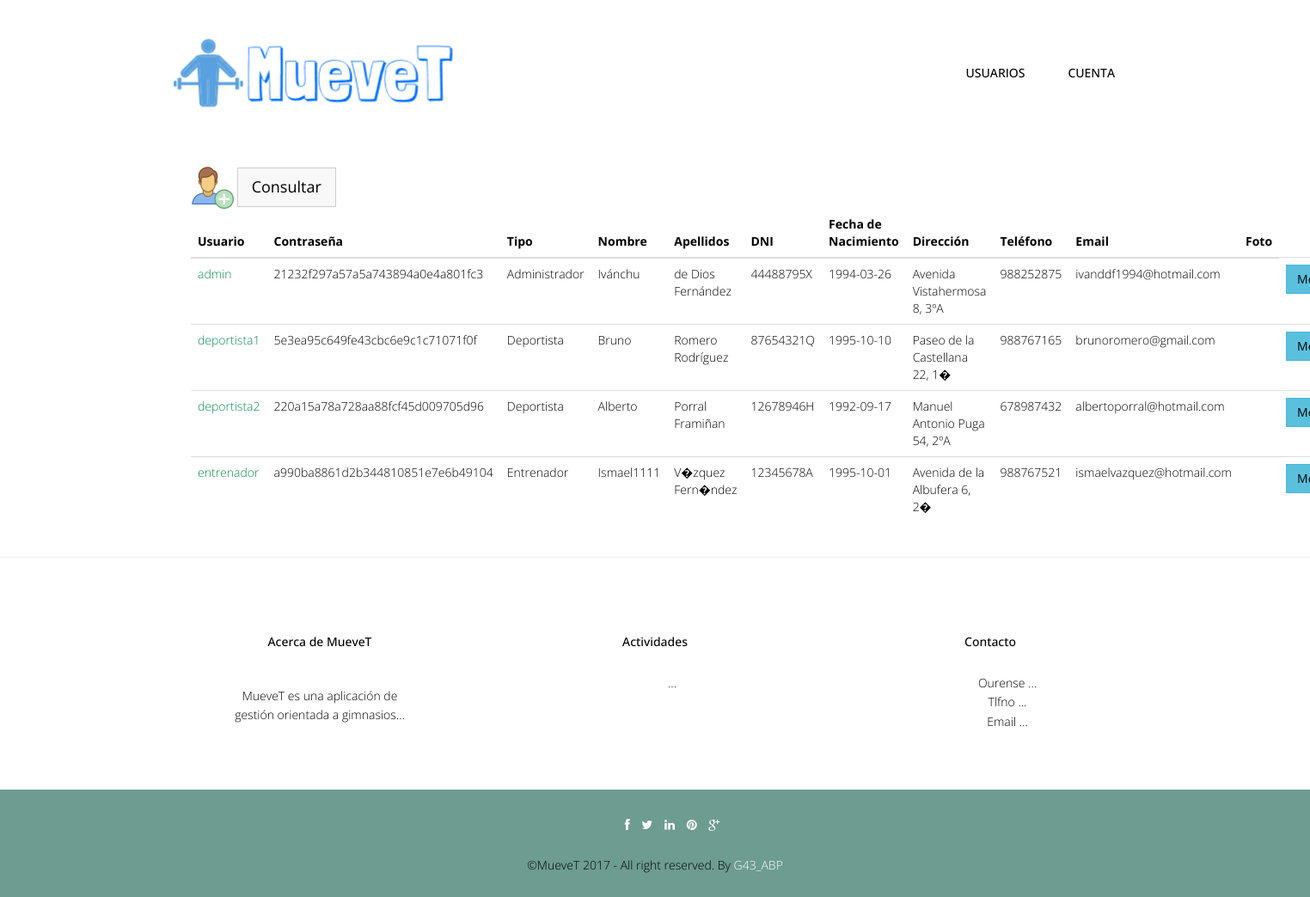
Screenshot of /abp/Controllers/USUARIO_Controller.php (signed in) with the database file from the repository.
### tables this page shows
CREATE TABLE IF NOT EXISTS `usuario` (
  `userName` varchar(20) NOT NULL,
  `password` varchar(128) NOT NULL,
  `tipoUsuario` int(10) NOT NULL,
  `nombre` varchar(20) NOT NULL,
  `apellidos` varchar(70) NOT NULL,
  `dni` varchar(9) NOT NULL,
  `fechaNac` date NOT NULL,
  `direccion` varchar(80) DEFAULT NULL,
  `telefono` int(15) DEFAULT NULL,
  `email` varchar(30) DEFAULT NULL,
  `foto` varchar(500) DEFAULT NULL
);

CREATE TABLE IF NOT EXISTS `rol` (
  `idRol` int(10) NOT NULL,
  `nombreRol` varchar(45) NOT NULL
);

### abp/Models/USUARIO_Model.php (called while the page is built, shortened)
<?php
include '../Functions/LibraryFunctions.php';
class USUARIO_Modelo {
    var $tipoUsuario;
    var $mysqli;
    function __construct($userName, $password, $tipoUsuario, $nombre, $apellidos, $dni, $fechaNac, $direccion, $telefono, $email, $foto, $cuentaBanc, $tipoDeportista, $metodoPago) {
        $this->tipoUsuario = $tipoUsuario;
    }
    function ConectarBD() {
        $this->mysqli = new mysqli("localhost", "root", "", "gymgest");
    }
    function ConsultarTodo() {
        if ($this->tipoUsuario == 2) {
            $sql = "SELECT * FROM USUARIO, ENTRENADOR WHERE tipoUsuario = '" . $this->tipoUsuario . "' AND USUARIO.userName=ENTRENADOR.userName";
        } else if ($this->tipoUsuario == 3) {
            $sql = "SELECT * FROM USUARIO, DEPORTISTA WHERE tipoUsuario = '" . $this->tipoUsuario . "' AND USUARIO.userName=DEPORTISTA.userName";
        } else {
            $sql = "SELECT * FROM USUARIO";
        }
        if (!($resultado = $this->mysqli->query($sql))) {
            return 'Error en la consulta sobre la base de datos';
        } else {
            $toret = array();
            $i = 0;
            while ($fila = $resultado->fetch_array()) {
                $toret[$i] = $fila;
                $i++;
            }
            return $toret;
        }
    }
}
?>

### abp/Views/USUARIO_SHOWALL_Vista.php (the view, shortened to what this page needs)
<?php
class USUARIO_Show {
    private $datos;
    function __construct($array, $volver) {
        $this->datos = $array;
        $this->render();
    }
    function render() {
        ?>
        <div class="container">
            <?php
            $lista = array('userName', 'password', 'tipoUsuario', 'nombre', 'apellidos', 'dni', 'fechaNac', 'direccion', 'telefono', 'email', 'foto');
            ?>
            <br><br>
            <div class="container">
                <div class="col-lg-12">
                    <a href='USUARIO_Controller.php?accion=<?php echo $strings['Seleccionar']; ?>'><img src="../img/useradd.png" width="50px" height="50px"></a>
                    <button type="button" class="btn btn-default btn-lg"><a href='USUARIO_Controller.php?accion=<?php echo $strings['Consultar']; ?>'><?php echo $strings['Consultar'] ?></a></button>
                    <table class="table">
                        <thead class="thead-dark">
                            <tr>
                                <?php
                                foreach ($lista as $titulo) {
                                    echo "<th>";
                                    echo $strings[$titulo];
                                    echo "</th>";
                                }
                                echo "</tr>";
                                echo "</thead>";
                                echo "<tbody>";
                                for ($j = 0; $j < count($this->datos); $j++) {
                                    echo "<tr>";
                                    foreach ($this->datos [$j] as $clave => $valor) {
                                        for ($i = 0; $i < count($lista); $i++) {
                                            if ($clave === $lista[$i]) {
                                                    echo "<td>";
                                                if (($clave === 'foto')) {
                                                    if (is_file($valor)) {
                                                        echo "<a target='_blank' href='" . $valor . "'>" . $strings['Ver'] . "</a>";
                                                        break;
                                                    }
                                                } if ($clave === 'tipoUsuario') {
                                                    echo $strings[ConsultarNOMRol($valor)];
                                                    break;
                                                }
                                                if ($clave === 'userName') {
                                                    ?>
                                            <a href='USUARIO_Controller.php?userName=<?php echo $this->datos[$j]['userName'] . '&accion=' . $strings['Ver']; ?>'><font color="#088A4B"><?php echo $valor; ?></font></a> <?php
                                        } else {
                                            echo $valor;
                                        }
                                        echo "</td>";
                                    }
                                }
                            }
                            ?>
                            <td><button type="button" class="btn btn-info"><a href='USUARIO_Controller.php?userName=<?php echo $this->datos[$j]['userName'] . '&accion=' . $strings['Modificar']; ?>'><?php echo $strings['Modificar']; ?></a></button></td>
                                    <?php
                                }
                                ?>
                        </tbody>
                    </table>
                </div>
            </div>
        </div>
        <?php
        include '../Views/footer.php';
    }
}

### abp/Views/header.php (shortened to what this page needs)
<!DOCTYPE html>
<html lang="en">
    <head>
        <link href="../css/bootstrap.min.css" rel="stylesheet">
        <link href="../css/responsive-slider.css" rel="stylesheet">
        <link rel="stylesheet" href="../css/animate.css">
        <link rel="stylesheet" href="../css/font-awesome.min.css">
        <link href="../css/style.css" rel="stylesheet">
    </head>
    <body>
        <header>
            <div class="container">
                <div class="row">
                    <nav class="navbar navbar-default" role="navigation">
                        <div class="container-fluid">
                            <div class="navbar-header">
                                <div class="navbar-brand">
                                    <br><a href="../index.php"><img src="../img/logo.png" width="325" height="80"></a>
                                </div>
                            </div>
                            <div class="menu">
                                <ul class="nav nav-tabs" role="tablist">
                                    <?php
                                    showNavbar();
                                    ?>
                                </ul>
                            </div>
                        </div>
                    </nav>
                </div>
            </div>
        </header>

### abp/Functions/LibraryFunctions.php (shortened to what this page needs)
<?php
function ConsultarNOMRol($idRol) {
    $mysqli = new mysqli("localhost", "root", "", "gymgest");
    $sql = "SELECT nombreRol FROM ROL WHERE idRol='" . $idRol . "'";
    $result = $mysqli->query($sql)->fetch_array();
    return $result['nombreRol'];
}
function añadirFuncionalidades($NOM) {
    $mysqli = new mysqli("localhost", "root", "", "gymgest");
    $rol = "SELECT tipoUsuario FROM USUARIO  WHERE userName='" . $NOM['login'] . "'";
    $sql = "SELECT DISTINCT categoriaFuncionalidad FROM FUNCIONALIDAD, FUNCIONALIDAD_ROL WHERE FUNCIONALIDAD_ROL.idFuncionalidad = FUNCIONALIDAD.idFuncionalidad AND FUNCIONALIDAD_ROL.idRol=(" . $rol . ")";
    if (!($resultado = $mysqli->query($sql))) {
        echo 'Error en la consulta sobre la base de datos';
    } else {
        while ($fila = $resultado->fetch_array()) {
            $funcionalidad = $fila['categoriaFuncionalidad'];
            switch ($funcionalidad) {
                case "Gestion Usuarios":
                    ?>
                    <br><br>
                    <li class="nav-item dropdown">
                         <a class="nav-link dropdown-toggle" href="" id="navbarDropdownMenuLink" data-toggle="dropdown" aria-haspopup="true" aria-expanded="false" href="../Controllers/USUARIO_Controller.php"><?php echo $strings['Gestión de Usuarios'] ?> </a>
                    </li>
                    <?php
                    break;
                    ?><li role="presentation"><a href="" class="m1"><?php echo $strings['Gestión de Actividades Grupales'] ?></a></li> <?php
                    ?><li><span><a href='../Controllers/INSTALACION_Controller.php'><?php echo $strings['Gestión de Instalaciones'] ?></a></span></li> <?php
                            default:
                                break;
                        }
                    }
                }
            }
            function showNavbar() {
                if (!isset($_SESSION)) {
                    echo '<br><br><li role="presentation" class="active"><a href="../Functions/Conectar.php" class="m1">Iniciar Sesion</a></li>';
                    echo '<li role="presentation"><a href="" class="m1">Sobre Nosotros</a></li>';
                    echo '<li role="presentation"><a href="" class="m1">Contacto</a></li>';
                } else {
                    añadirFuncionalidades($_SESSION);
?>
                    <li class="nav-item dropdown">
					<a class="nav-link dropdown-toggle" href="" id="navbarDropdownMenuLink" data-toggle="dropdown" aria-haspopup="true" aria-expanded="false">
					 <?php echo $strings['Cuenta'] ?>
					</a>
				</li>
                                <?php
                }
            }
            ?>

### abp/Controllers/USUARIO_Controller.php (shortened to what this page needs)
<?php
include '../Models/USUARIO_Model.php';
include '../Views/header.php';
Switch ($_REQUEST['accion']) {
    default:
        if (!isset($_REQUEST['userName'])) {
            $usuario = new USUARIO_Modelo('', '', '', '', '', '', '', '', '', '', '', '', '', '');
        } else {
            $usuario = get_data_form();
        }
        $datos = $usuario->ConsultarTodo();
        if (!tienePermisos('USUARIO_Show')) {
            new Mensaje('No tienes los permisos necesarios', '../Views/DEFAULT_Vista.php');
        } else {
            new USUARIO_Show($datos, '../Views/DEFAULT_Vista.php');
        }
}
?>

### abp/Views/footer.php (shortened to what this page needs)
<hr>
	<footer>
		<div class="container">
			<div class="row">
				<div class="col-lg-4">
					<div class="widget">
						<h5 class="widgetheading">Acerca de MueveT</h5>
						<p>MueveT es una aplicación de gestión orientada a gimnasios...</p>
					</div>
				</div>
				<div class="col-lg-4">
					<div class="widget">
						<h5 class="widgetheading">Actividades</h5>
						<ul class="link-list">
							<li><a href="#">...</a></li>
						</ul>
					</div>
				</div>
				<div class="col-lg-4">
					<div class="widget">
						<h5 class="widgetheading">Contacto</h5>
						<ul class="link-list">
							<li><a href="#">Ourense ...</a></li>
							<li><a href="#">Tlfno ...</a></li>
							<li><a href="#">Email ...</a></li>
						</ul>
					</div>
				</div>
			</div>
		</div>
		<div class="sub-footer">
			<div class="container">
				<div class="row">
					<div class="col-lg-12">
						<ul class="social-network">
							<li><a href="#" data-placement="top" title="Facebook"><i class="fa fa-facebook fa-1x"></i></a></li>
							<li><a href="#" data-placement="top" title="Twitter"><i class="fa fa-twitter fa-1x"></i></a></li>
							<li><a href="#" data-placement="top" title="Linkedin"><i class="fa fa-linkedin fa-1x"></i></a></li>
							<li><a href="#" data-placement="top" title="Pinterest"><i class="fa fa-pinterest fa-1x"></i></a></li>
							<li><a href="#" data-placement="top" title="Google plus"><i class="fa fa-google-plus fa-1x"></i></a></li>
						</ul>
					</div>
					<div class="col-lg-12">
						<div class="copyright">
							<p>
								<span>&copy;MueveT 2017 - All right reserved. By </span><a href="" target="_blank">G43_ABP</a>
							</p>
						</div>
					</div>
				</div>
			</div>
		</div>
	</footer>
  </body>
</html>

### abp/css/style.css (style rules this page uses)
body { font-family:'Open Sans', Arial, sans-serif; font-size:14px; font-weight:300; line-height:1.6em; color:#000; background-color:#fff; }
hi,h2,h3,h4,h5,h6 { color:#000; line-height:1.1em; }
p { color:#000; }
.navbar-default { margin-top:-10px; background-color: #fff; border-radius:0; border:0; }
.container-fluid > .navbar-header { margin-right: 30px; margin-left: 10px; margin-top:20px; border-radius:0; }
.navbar-brand { float: left; height: 30px; padding: 15px 15px; font-size: 18px; line-height: 20px; }
.menu { font-size:14px; float:right; text-transform:uppercase; font-weight:500; }
.menu ul.nav-tabs li { color:#000; }
.nav-tabs { border-bottom: 0; }
.nav-tabs > li { float: left; margin-bottom: 0; }
.nav-tabs > li > a { margin-bottom:20px; margin-right: 20px; line-height: 1.42857143; border-bottom: 3px solid transparent; border-radius:0; color:#000; border-top:0; border-right:0; border-left:0; }
.blog h3,p { color:#000; padding:15px; }
.widget { margin-top:10px; padding:50px; text-align:center; }
.widget p,ul { margin-top:30px; }
.link-list ul,li,a { color:#000; list-style:none; }
.copyright { text-align:center; }
.copyright a { color:#fff; }
.sub-footer { background-color: #6D9C91; }
ul.social-network { list-style:none; margin-top:30px; text-align:center; }
ul.social-network li { display:inline; margin: 0 5px; color:#fff; }
ul.social-network li a { color:#fff; }

### abp/css/overwrite.css (style rules this page uses)
.btn { text-shadow: none; background-image:none; border-color: none; border-bottom-color: none; -webkit-box-shadow: none; -moz-box-shadow: none; box-shadow: none; }
.btn { outline:0; -webkit-border-radius: 0; -moz-border-radius: 0; border-radius: 0; }
.btn-lg { -webkit-border-radius: 0; -moz-border-radius: 0; border-radius: 0; }
.btn-default { color: #333333; background-color: #f8f8f8; }

### rows the page displays
usuario: userName "admin", password "21232f297a57a5a743894a0e4a801fc3", tipoUsuario.nombreRol "Administrador", nombre "Ivánchu", apellidos "de Dios Fernández", dni "44488795X", fechaNac "1994-03-26", direccion "Avenida Vistahermosa 8, 3ºA", telefono "988252875", email "ivanddf1994@hotmail.com"
usuario: userName "deportista1", password "5e3ea95c649fe43cbc6e9c1c71071f0f", tipoUsuario.nombreRol "Deportista", nombre "Bruno", apellidos "Romero Rodríguez", dni "87654321Q", fechaNac "1995-10-10", direccion "Paseo de la Castellana 22, 1�", telefono "988767165", email "brunoromero@gmail.com"
usuario: userName "deportista2", password "220a15a78a728aa88fcf45d009705d96", tipoUsuario.nombreRol "Deportista", nombre "Alberto", apellidos "Porral Framiñan", dni "12678946H", fechaNac "1992-09-17", direccion "Manuel Antonio Puga 54, 2ºA", telefono "678987432", email "albertoporral@hotmail.com"
usuario: userName "entrenador", password "a990ba8861d2b344810851e7e6b49104", tipoUsuario.nombreRol "Entrenador", nombre "Ismael1111", apellidos "V�zquez Fern�ndez", dni "12345678A", fechaNac "1995-10-01", direccion "Avenida de la Albufera 6, 2�", telefono "988767521", email "ismaelvazquez@hotmail.com"

### other values shown
$strings['Cuenta'] "CUENTA"
$strings['Consultar'] "Consultar"
$strings[$titulo] "Usuario"
$strings[$titulo] "Contraseña"
$strings[$titulo] "Tipo"
$strings[$titulo] "Nombre"
$strings[$titulo] "Apellidos"
$strings[$titulo] "DNI"
$strings[$titulo] "Fecha de Nacimiento"
$strings[$titulo] "Dirección"
$strings[$titulo] "Teléfono"
$strings[$titulo] "Email"
$strings[$titulo] "Foto"
